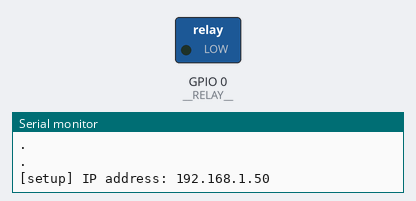
Bench run of a sketch on a simulated ESP8266 (NodeMCU). On the bench: switched loads named in the sketch (green lamp = pin HIGH), the last lines printed to the serial monitor. WiFi joins after 1.5 s; servers stay silent unless stated; network time is answered at once with the bench clock; the local clock reads 2024-03-15 10:24:30 at power-on unless the sketch sets it.

Above: at 1.6 s.
At 2.6 s:
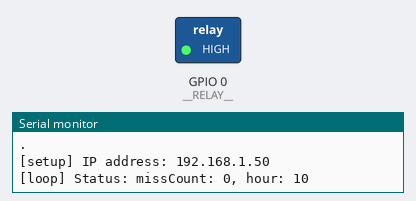
Timing chart, 0 to 4.1 s (numbered marks = the images above):
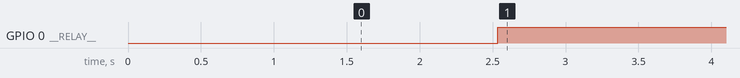

Measured:
- by itself, GPIO 0 (__RELAY__): LOW → HIGH at 2.5 s

The sketch:

automation.ino
```cpp
/* References:
 * https://github.com/shmmsra/esp/blob/main/src/http/http.ino
 * https://github.com/shmmsra/esp/blob/main/src/relay/relay.ino
 * https://github.com/shmmsra/esp/blob/main/src/ntp/ntp.ino
 * https://github.com/shmmsra/esp/blob/main/src/udp/udp.ino
 */

#include <ESP8266WiFi.h>
#include <WiFiUdp.h>
#include <NTPClient.h>

#define __PORT__ 4000
// Offset by +5:30 hour i.e., IST time zone
#define __UTC_OFFSET__ 19800
#define __RELAY__ 0
#define __MISS_COUNT_THRESHOLD__ 10
#define __SMART_RELAY__ 1
#define __ENABLE_LOGS__ 1

#ifdef __ENABLE_LOGS__
#define LOG_PRINTF(...) Serial.printf(__VA_ARGS__)
#else
#define LOG_PRINTF(...) {}
#endif

const char __SSID__[] = "********";
const char __PASS__[] = "********";

// A UDP instance to let us send and receive packets over UDP
WiFiUDP udpLocal;
// A UDP instance to get NTP data (trying to use one UDP instance for both local and NTP doesn't work)
WiFiUDP udpNtp;
// An array to hold the local UDP data received from other devices
char data[255];
unsigned short missCount = 0;

// Define NTP Client to get time
NTPClient ntp(udpNtp, "pool.ntp.org", __UTC_OFFSET__);

void setup() {
    Serial.begin(38400);
    WiFi.begin(__SSID__, __PASS__);

    while (WiFi.status() != WL_CONNECTED) {
        Serial.println(".");
        delay(500);
    }

    LOG_PRINTF(
        "[setup] IP address: %s\n",
        WiFi.localIP().toString().c_str()
    );
    udpLocal.begin(__PORT__);
    pinMode(__RELAY__, OUTPUT);
}

void loop() {
#ifdef __SMART_RELAY__
    if (receivedMessage(F("ESP:SL:TV"))) {
        missCount = 1;
        LOG_PRINTF(
            "[loop] Status: receivedMessage: true, missCount: %hu\n",
            missCount
        );
    } else if (missCount > 0) {
        // Prevent number overflow
        missCount = (++missCount > __MISS_COUNT_THRESHOLD__) ? (__MISS_COUNT_THRESHOLD__ + 1) : missCount;
        LOG_PRINTF(
            "[loop] Status: receivedMessage: false, missCount: %hu\n",
            missCount
        );
    }

    unsigned short hour = getHour();
    LOG_PRINTF("[loop] Status: missCount: %hu, hour: %hu\n", missCount, hour);
    if (hour >= 6 && hour <= 18) {
        // Turn off the light
        digitalWrite(__RELAY__, HIGH);
    } else if (hour > 18 && hour <= 23) {
        // Turn on the light
        digitalWrite(__RELAY__, LOW);
    } else {
        if (missCount > __MISS_COUNT_THRESHOLD__) {
            // Turn off the light
            digitalWrite(__RELAY__, HIGH);
        } else if (missCount > 1) {
            // Turn on the light
            digitalWrite(__RELAY__, LOW);
        }
    }

    broadcastMessage(F("ESP:SL:BKWL"));
#else
    broadcastMessage(F("ESP:SL:TV"));
    // Keep the relay always on
    digitalWrite(__RELAY__, LOW);
    delay(1000);
#endif // __SMART_RELAY__
}

void broadcastMessage(const __FlashStringHelper* msg) {
    IPAddress broadcastIp = WiFi.localIP();
    broadcastIp[3] = 255;
    udpLocal.flush();
    udpLocal.beginPacket(broadcastIp, __PORT__);
    udpLocal.print(msg);
    udpLocal.endPacket();
    udpLocal.flush();
}

bool receivedMessage(const __FlashStringHelper* msg) {
    unsigned short i = 0;
    while (i++ < 5) {
        if (udpLocal.parsePacket()) {
            short len = udpLocal.read(data, 255);
            if (len > 0) {
                data[len] = 0;
                if (String(data) == msg) {
                    // receive incoming UDP packets
                    LOG_PRINTF(
                        "[receivedMessage] Received from %s, port %d, data: %s\n",
                        udpLocal.remoteIP().toString().c_str(),
                        udpLocal.remotePort(),
                        data
                    );
                    udpLocal.flush();
                    return true;
                }
            }
        }
        // TODO: Should optimize the time offset
        delay(200);
    }
    return false;
}

unsigned short getHour() {
    unsigned long ms = millis();
    static unsigned long elapsedTime = 0;

    // By default return mid-night hour
    static unsigned short hour = 0;

    // Handle memory overflow, first invocation and backoff logic
    if (ms < 60000 || elapsedTime == 0 || (ms - elapsedTime) >= 60000) {
        ntp.update();
        elapsedTime = ms;
        hour = ntp.getHours();
    }

    return hour;
}
```
